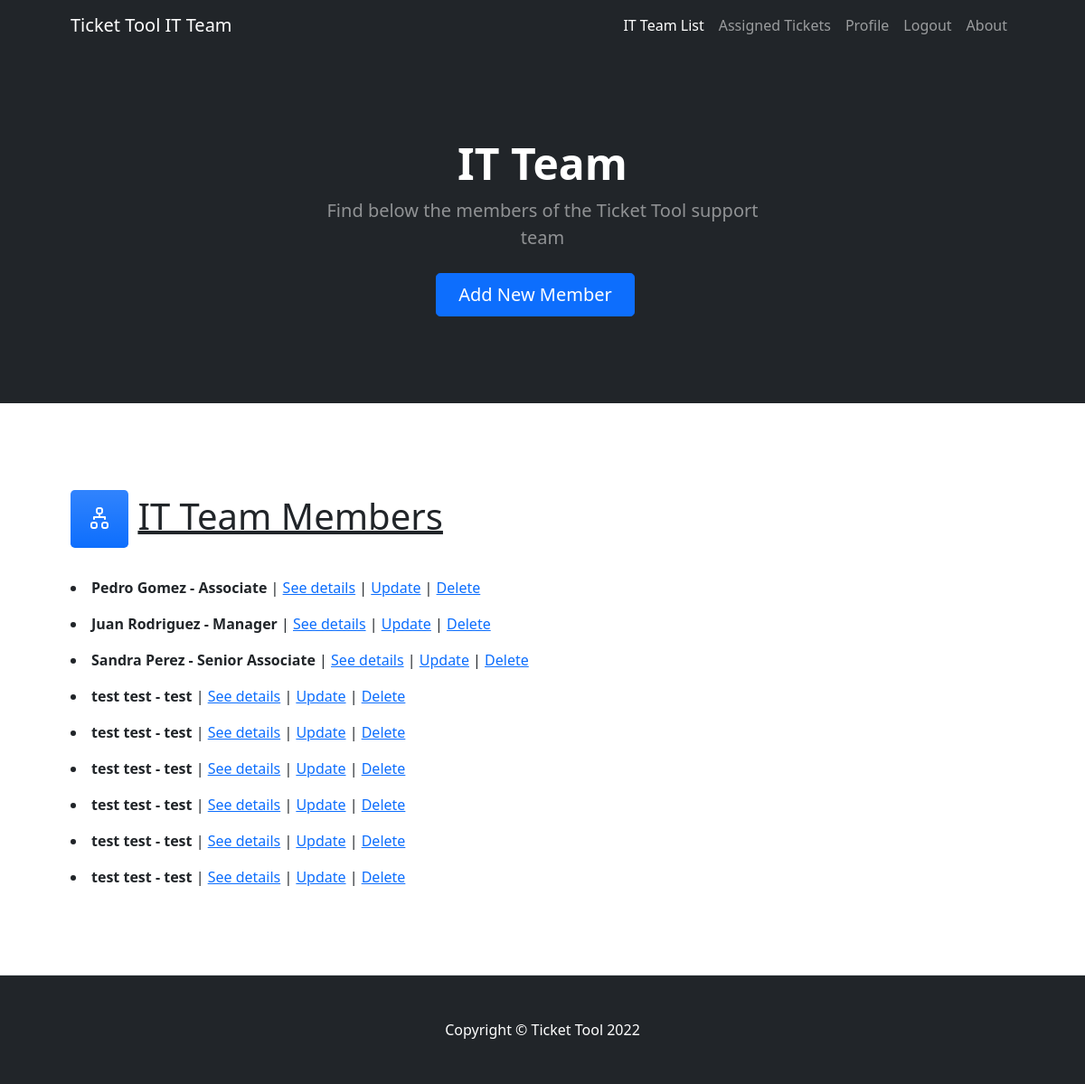
The app's page /AppIT_Team/list/, older data.
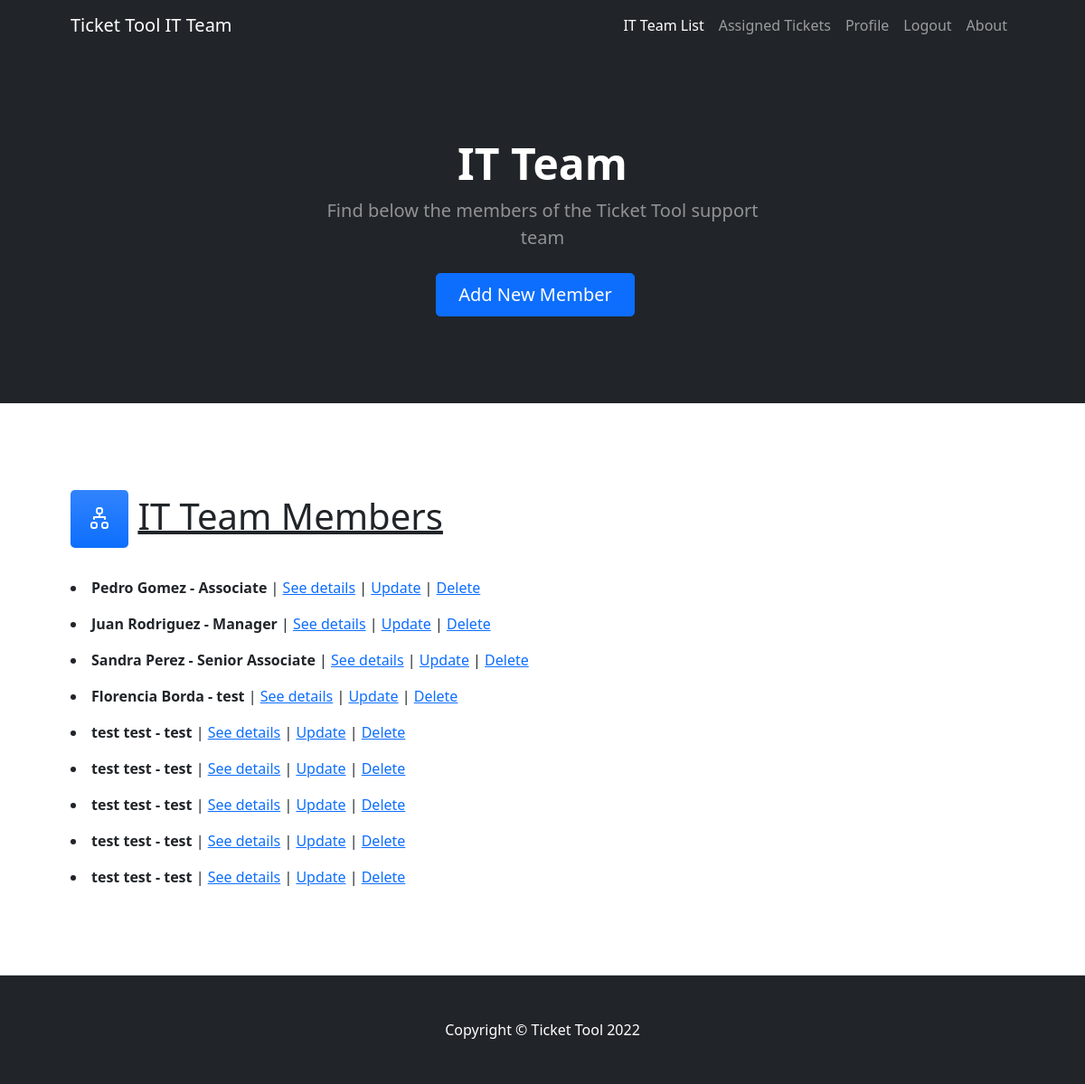
The same page, newer data.
### AppIT_Team/models.py (models this page shows)
class IT_Member(models.Model):
    name=models.CharField(max_length=50)
    lastname=models.CharField(max_length=50)
    email=models.EmailField()
    jobtitle=models.CharField(max_length=50)
    is_staff=1 #TESTEAR
    def __str__(self):
        return f"{self.name} {self.lastname} - {self.jobtitle}"

### AppIT_Team/views.py (the view)
# urls.py: path("list/",IT_TeamList.as_view(),name="IT_Team_List"),
class IT_TeamList(ListView): #THIS IS THE INDEX OF THE APPIT_TEAM
    model=IT_Member
    template_name="AppIT_Team/it_team_list.html"

### AppIT_Team/templates/AppIT_Team/it_team_list.html (shortened to what this page needs)
{% extends 'AppIT_Team/it_team.html' %}
{% block header %}
<h1 class="display-5 fw-bolder text-white mb-2">IT Team</h1>
<p class="lead text-white-50 mb-4">Find below the members of the Ticket Tool support team</p>
<div class="d-grid gap-3 d-sm-flex justify-content-sm-center">
    <a class="btn btn-primary btn-lg px-4 me-sm-3" href="{% url 'IT_Team_Create' %}">Add New Member</a>
{% endblock header %}
{% block content %}
<section class="py-5 border-bottom" id="features">
    <div class="container px-5 my-5">
    <h1><div class="feature bg-primary bg-gradient text-white rounded-3 mb-3"><i class="bi-diagram-2"></i></div>     <u>IT Team Members</u></h1>
                {% for member in object_list %}
                <p><li><b>{{member}}</b> | <a href="{% url 'IT_Team_Detail' member.pk %}">See details</a> | <a href="{% url 'IT_Team_Update' member.pk %}">Update</a> | <a href="{% url 'IT_Team_Delete' member.pk %}">Delete </a></li></p>
                {% endfor %}
    </div>
</section>
{% endblock content %}

Row changes from the older to the newer data that the page shows:
changed IT_Member: name+lastname+jobtitle "test test - test" → "Florencia Borda - test"
